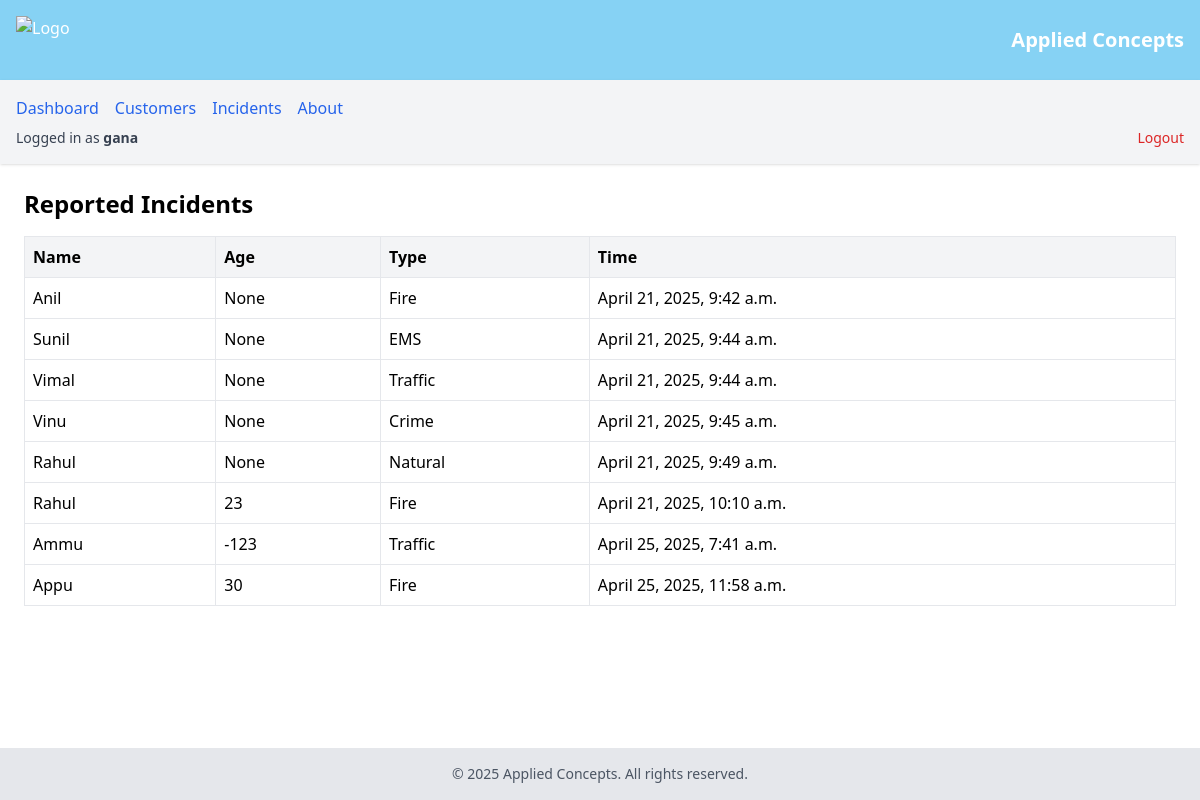
The page /customers/ (signed in) on the database its author committed.
### navmain/models.py (models this page shows, shortened)
class Incident(models.Model):
    INCIDENT_TYPES = [
        ('fire', 'Fire'),
        ('ems', 'EMS'),
        ('traffic', 'Traffic'),
        ('crime', 'Crime'),
        ('natural','Natural'),
    ]
    name = models.CharField(max_length=50)
    age = models.IntegerField(null=True, blank=True)
    location = models.CharField(max_length=50)
    incident_type = models.CharField(max_length=10, choices=INCIDENT_TYPES)
    description = models.TextField()
    timestamp = models.DateTimeField(auto_now_add=True)

### navmain/views.py (the view)
# urls.py: path('customers/', views.customers, name='customers'),
@login_required
def customers(request):
    incidents = Incident.objects.all().order_by('timestamp')
    context = {
        "incidents": incidents
    }
    return render(request, 'navmain/customers.html', context=context)

### navmain/templates/navmain/customers.html (shortened to what this page needs)
{% extends 'navmain/base.html' %}
{% block content %}
<h2 class="text-2xl font-bold mb-4">Reported Incidents</h2>
<table class="min-w-full table-auto border-collapse border border-gray-300">
    <thead class="bg-gray-100">
        <tr>
            <th class="border p-2 text-left">Name</th>
            <th class="border p-2 text-left">Age</th>
            <th class="border p-2 text-left">Type</th>
            <th class="border p-2 text-left">Time</th>
        </tr>
    </thead>
    <tbody>
        {% for incident in incidents %}
        <tr>
            <td class="border p-2">{{ incident.name }}</td>
            <td class="border p-2">{{ incident.age }}</td>
            <td class="border p-2">{{ incident.get_incident_type_display }}</td>
            <td class="border p-2">{{ incident.timestamp }}</td>
        </tr>
        {% empty %}
        <tr>
            <td colspan="3" class="border p-2 text-center">No incidents yet.</td>
        </tr>
        {% endfor %}
    </tbody>
</table>
{% endblock %}

### navmain/templates/navmain/base.html (shortened to what this page needs)
<!DOCTYPE html>
<html lang="en">
<head>
    <script src="https://cdn.tailwindcss.com"></script>
</head>
<body class="flex flex-col min-h-screen">
    <header class="bg-sky-500/50 text-white p-4 flex items-center justify-between">
        <img src="https://www.freepnglogos.com/uploads/company-logo-png/company-logo-transparent-png-19.png" alt="Logo" class="h-12">
        <h1 class="text-xl font-bold">Applied Concepts</h1>
    </header>
    <nav class="bg-gray-100 shadow p-4">
        <ul class="flex space-x-4">
            <li><a href="{% url 'dashboard' %}" class="text-blue-600 hover:underline">Dashboard</a></li>
            <li><a href="{% url 'customers' %}" class="text-blue-600 hover:underline">Customers</a></li>
            <li><a href="{% url 'incidents' %}" class="text-blue-600 hover:underline">Incidents</a></li>
            <li><a href="{% url 'about' %}" class="text-blue-600 hover:underline">About</a></li>
        </ul>
        {% if request.user.is_authenticated %}
        			<div class="flex justify-between items-center mt-2 text-sm text-gray-700">
            			<span>
                			Logged in as <strong>{{ request.user.username }}</strong>
            			</span>
            			<form method="post" action="{% url 'logout' %}" class="inline">
                			<button type="submit" class="text-red-600 hover:underline">Logout</button>
            			</form>
        			</div>
        	{% endif %}
    </nav>
    <main class="flex-grow p-6">
        {% block content %}
        {% endblock %}
    </main>
    <footer class="bg-gray-200 p-4 text-center text-sm text-gray-600">
        &copy; 2025 Applied Concepts. All rights reserved.
    </footer>
</body>
</html>

### rows shown on the page
Incident: name "Anil", age "None", incident_type "Fire", timestamp "April 21, 2025, 9:42 a.m."
Incident: name "Sunil", age "None", incident_type "EMS", timestamp "April 21, 2025, 9:44 a.m."
Incident: name "Vimal", age "None", incident_type "Traffic", timestamp "April 21, 2025, 9:44 a.m."
Incident: name "Vinu", age "None", incident_type "Crime", timestamp "April 21, 2025, 9:45 a.m."
Incident: name "Rahul", age "None", incident_type "Natural", timestamp "April 21, 2025, 9:49 a.m."
Incident: name "Rahul", age "23", incident_type "Fire", timestamp "April 21, 2025, 10:10 a.m."
Incident: name "Ammu", age "-123", incident_type "Traffic", timestamp "April 25, 2025, 7:41 a.m."
Incident: name "Appu", age "30", incident_type "Fire", timestamp "April 25, 2025, 11:58 a.m."

### other values the page prints
{{ request.user.username }} "gana"
